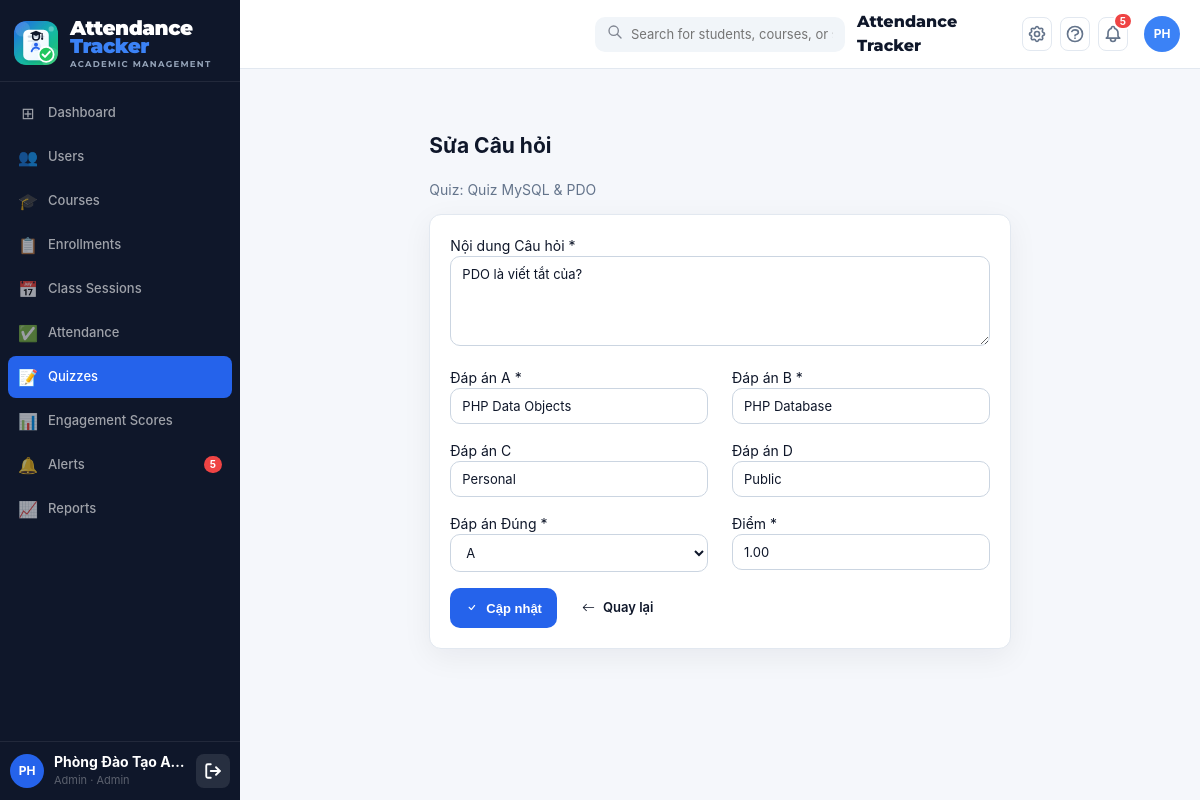
The page /public/teacher/quiz/questions_form.php?quiz_id=6&id=14 (signed in) on the database its author committed.
### tables this page shows
CREATE TABLE IF NOT EXISTS `quiz_sessions` (
    `id`                 INT UNSIGNED NOT NULL AUTO_INCREMENT,
    `session_id`         INT UNSIGNED NOT NULL,
    `title`              VARCHAR(200) NOT NULL,
    `description`        TEXT         DEFAULT NULL,
    `time_limit_minutes` INT          DEFAULT NULL COMMENT 'NULL = không giới hạn',
    `status`             ENUM('draft','open','closed') NOT NULL DEFAULT 'draft',
    `allow_retake`       TINYINT(1)   NOT NULL DEFAULT 0,
    `created_at`         DATETIME     NOT NULL DEFAULT CURRENT_TIMESTAMP,
    `updated_at`         DATETIME     NOT NULL DEFAULT CURRENT_TIMESTAMP ON UPDATE CURRENT_TIMESTAMP,
    PRIMARY KEY (`id`),
    INDEX `idx_qs_session` (`session_id`),
    INDEX `idx_qs_status`  (`status`),
    CONSTRAINT `fk_qs_session` FOREIGN KEY (`session_id`) REFERENCES `class_sessions`(`id`) ON DELETE CASCADE
);

CREATE TABLE IF NOT EXISTS `quiz_questions` (
    `id`             INT UNSIGNED NOT NULL AUTO_INCREMENT,
    `quiz_id`        INT UNSIGNED NOT NULL,
    `question_text`  TEXT NOT NULL,
    `option_a`       VARCHAR(255) NOT NULL,
    `option_b`       VARCHAR(255) NOT NULL,
    `option_c`       VARCHAR(255) DEFAULT NULL,
    `option_d`       VARCHAR(255) DEFAULT NULL,
    `correct_option` ENUM('A','B','C','D') NOT NULL DEFAULT 'A',
    `points`         DECIMAL(4,2) NOT NULL DEFAULT 1.00,
    `order_num`      INT NOT NULL DEFAULT 1,
    `created_at`     DATETIME NOT NULL DEFAULT CURRENT_TIMESTAMP,
    PRIMARY KEY (`id`),
    INDEX `idx_qq_quiz` (`quiz_id`),
    INDEX `idx_qq_order` (`order_num`),
    CONSTRAINT `fk_qq_quiz` FOREIGN KEY (`quiz_id`) REFERENCES `quiz_sessions`(`id`) ON DELETE CASCADE
);

### controllers/QuizController.php (called while the page is built, shortened)
<?php
require_once APP_ROOT . '/config/Database.php';
require_once APP_ROOT . '/models/QuizSessionModel.php';
require_once APP_ROOT . '/models/QuizQuestionModel.php';
class QuizController
{
    private QuizSessionModel $quizSessionModel;
    private QuizQuestionModel $quizQuestionModel;
    public function __construct()
    {
        $this->quizSessionModel = new QuizSessionModel();
        $this->quizQuestionModel = new QuizQuestionModel();
    }
    public function questionsForm(): void
    {
        $question = null;
        $quizId = (int) ($_GET['quiz_id'] ?? $_POST['quiz_id'] ?? 0);
        $questionId = (int) ($_GET['id'] ?? $_POST['id'] ?? 0);
        $quiz = $this->quizSessionModel->getByIdWithSession($quizId);
        if ($questionId) {
            $question = $this->quizQuestionModel->getById($questionId);
        }
        require_once APP_ROOT . '/views/teacher/quiz/questions_form.php';
    }
}

### public/teacher/quiz/questions_form.php (called while the page is built, shortened)
<?php
require_once APP_ROOT . '/controllers/QuizController.php';
$controller = new QuizController();
$controller->questionsForm();

### config/database.php (called while the page is built, shortened)
<?php
class Database
{
    private static ?Database $instance = null;
    private PDO $pdo;
    private function __construct()
    {
        $dsn = sprintf(
            'mysql:host=%s;port=%s;dbname=%s;charset=%s',
            DB_HOST, DB_PORT, DB_NAME, DB_CHARSET
        );
        $options = [
            PDO::ATTR_ERRMODE            => PDO::ERRMODE_EXCEPTION,
            PDO::ATTR_DEFAULT_FETCH_MODE => PDO::FETCH_ASSOC,
            PDO::ATTR_EMULATE_PREPARES   => false,
        ];
        try {
            $this->pdo = new PDO($dsn, DB_USER, DB_PASS, $options);
        } catch (PDOException $e) {
            if (APP_ENV === 'development') {
                die('<h3 style="color:red">Database Error: ' . $e->getMessage() . '</h3>');
            } else {
                die('<h3>Lỗi hệ thống. Vui lòng thử lại sau.</h3>');
            }
        }
    }
    public static function getInstance(): Database
    {
        if (self::$instance === null) {
            self::$instance = new self();
        }
        return self::$instance;
    }
    public function getConnection(): PDO
    {
        return $this->pdo;
    }
}

### models/QuizSessionModel.php (called while the page is built, shortened)
<?php
require_once APP_ROOT . '/config/Database.php';
class QuizSessionModel
{
    private PDO $db;
    public function __construct()
    {
        $this->db = Database::getInstance()->getConnection();
    }
    public function getByIdWithSession(int $id): ?array
    {
        $stmt = $this->db->prepare(
            'SELECT
                qs.id, qs.session_id, qs.title, qs.description, qs.time_limit_minutes,
                qs.status, qs.allow_retake, qs.created_at, qs.updated_at,
                cs.session_date, cs.start_time, cs.end_time,
                c.course_name, c.course_code
             FROM quiz_sessions qs
             JOIN class_sessions cs ON qs.session_id = cs.id
             JOIN courses c ON cs.course_id = c.id
             WHERE qs.id = ? LIMIT 1'
        );
        $stmt->execute([$id]);
        $result = $stmt->fetch();
        return $result ?: null;
    }
}

### models/QuizQuestionModel.php (called while the page is built, shortened)
<?php
require_once APP_ROOT . '/config/Database.php';
class QuizQuestionModel
{
    private PDO $db;
    public function __construct()
    {
        $this->db = Database::getInstance()->getConnection();
    }
    public function getById(int $id): ?array
    {
        $stmt = $this->db->prepare(
            'SELECT id, quiz_id, question_text, option_a, option_b, option_c, option_d, correct_option, points, order_num, created_at
             FROM quiz_questions WHERE id = ? LIMIT 1'
        );
        $stmt->execute([$id]);
        $result = $stmt->fetch();
        return $result ?: null;
    }
}

### views/teacher/quiz/questions_form.php (the view, shortened to what this page needs)
<?php
require_once APP_ROOT . '/views/layouts/header.php';
?>
<div class="container mt-4">
    <div class="row justify-content-center">
        <div class="col-md-8">
            <h2><?php echo $questionId ? 'Sửa Câu hỏi' : 'Thêm Câu hỏi Mới'; ?></h2>
            <p class="text-muted">Quiz: <?php echo htmlspecialchars($quiz['title']); ?></p>
            <div class="card">
                <div class="card-body">
                    <form method="POST">
                        <div class="mb-3">
                            <label for="question_text" class="form-label">Nội dung Câu hỏi *</label>
                            <textarea name="question_text" id="question_text" class="form-control" rows="3" required><?php echo htmlspecialchars($question['question_text'] ?? ''); ?></textarea>
                        </div>
                        <div class="row">
                            <div class="col-md-6 mb-3">
                                <label for="option_a" class="form-label">Đáp án A *</label>
                                <input type="text" name="option_a" id="option_a" class="form-control"
                                       value="<?php echo htmlspecialchars($question['option_a'] ?? ''); ?>" required>
                            </div>
                            <div class="col-md-6 mb-3">
                                <label for="option_b" class="form-label">Đáp án B *</label>
                                <input type="text" name="option_b" id="option_b" class="form-control"
                                       value="<?php echo htmlspecialchars($question['option_b'] ?? ''); ?>" required>
                            </div>
                        </div>
                        <div class="row">
                            <div class="col-md-6 mb-3">
                                <label for="option_c" class="form-label">Đáp án C</label>
                                <input type="text" name="option_c" id="option_c" class="form-control"
                                       value="<?php echo htmlspecialchars($question['option_c'] ?? ''); ?>">
                            </div>
                            <div class="col-md-6 mb-3">
                                <label for="option_d" class="form-label">Đáp án D</label>
                                <input type="text" name="option_d" id="option_d" class="form-control"
                                       value="<?php echo htmlspecialchars($question['option_d'] ?? ''); ?>">
                            </div>
                        </div>
                        <div class="row">
                            <div class="col-md-6 mb-3">
                                <label for="correct_option" class="form-label">Đáp án Đúng *</label>
                                <select name="correct_option" id="correct_option" class="form-select" required>
                                    <option value="A" <?php echo ($question && $question['correct_option'] === 'A') ? 'selected' : ''; ?>>A</option>
                                </select>
                            </div>
                            <div class="col-md-6 mb-3">
                                <label for="points" class="form-label">Điểm *</label>
                                <input type="number" name="points" id="points" class="form-control"
                                       value="<?php echo htmlspecialchars($question['points'] ?? '1.00'); ?>"
                                       step="0.01" min="0.01" required>
                            </div>
                        </div>
                        <div class="d-flex gap-2">
                            <button type="submit" class="btn btn-primary">
                                <i class="bi bi-check"></i> <?php echo $questionId ? 'Cập nhật' : 'Thêm'; ?>
                            </button>
                            <a href="<?php echo APP_URL; ?>/teacher/quiz/questions_list.php?quiz_id=<?php echo $quiz['id']; ?>" class="btn btn-secondary">
                                <i class="bi bi-arrow-left"></i> Quay lại
                            </a>
                        </div>
                    </form>
                </div>
            </div>
        </div>
    </div>
</div>
<?php require_once APP_ROOT . '/views/layouts/footer.php'; ?>

### public/assets/css/style.css (style rules this page uses)
:root { --primary: #2563eb; --primary-dark: #1d4ed8; --primary-soft: #eff6ff; --sidebar-bg: #0f172a; --text: #0f172a; --text-muted: #64748b; --line: #e2e8f0; --bg: #f5f7fb; --card: #ffffff; --success: #10b981; --warning: #f59e0b; --danger: #ef4444; --radius: 12px; --shadow: 0 8px 30px rgba(15, 23, 42, 0.06); }
*, *::before, *::after { box-sizing: border-box; }
body { margin: 0; font-family: "Inter", "Segoe UI", system-ui, sans-serif; background: var(--bg); color: var(--text); font-size: 14px; line-height: 1.5; }
a { color: inherit; }
.card { background: var(--card); border: 1px solid var(--line); border-radius: var(--radius); box-shadow: var(--shadow); }
.card-body { padding: 20px; }
.btn { display: inline-flex; align-items: center; justify-content: center; gap: 8px; border-radius: 10px; border: 1px solid transparent; padding: 9px 14px; cursor: pointer; text-decoration: none; font-weight: 600; font-size: 13px; transition: all 0.18s ease; }
.container { width: 100%; max-width: 1140px; margin: 0 auto; padding: 0 18px; }
.row { display: flex; flex-wrap: wrap; margin: 0 -12px; }
.col-12, .col-md-4, .col-md-6, .col-md-8 { padding: 0 12px; }
.col-md-6 { width: 50%; }
.col-md-8 { width: 66.6666%; }
.d-flex { display: flex; }
.justify-content-center { justify-content: center; }
.gap-2 { gap: 10px; }
.mb-3 { margin-bottom: 16px; }
.mt-4 { margin-top: 24px; }
.text-muted { color: var(--text-muted); }
.form-select, .form-control { width: 100%; border: 1px solid #cbd5e1; border-radius: 10px; padding: 9px 11px; font-size: 13px; background: #fff; transition: border-color 0.18s ease, box-shadow 0.18s ease; }
.btn-primary { background: var(--primary); color: #fff; }
input[type="text"], input[type="email"], input[type="password"], input[type="date"], input[type="time"], input[type="number"], select, textarea { width: 100%; border: 1px solid #cbd5e1; border-radius: 10px; padding: 9px 11px; outline: none; font-size: 13px; font-family: inherit; color: #0f172a; background: #fff; transition: border-color 0.18s ease, box-shadow 0.18s ease; }
textarea { min-height: 90px; resize: vertical; }

### rows shown on the page
quiz_sessions: title "Quiz MySQL & PDO"
quiz_questions: question_text "PDO là viết tắt của?", option_a "PHP Data Objects", option_b "PHP Database", option_c "Personal", option_d "Public", correct_option "A", points "1.00"

### other values the page prints
$item['icon'] "⊞"
$item['label'] "Dashboard"
$item['icon'] "👥"
$item['label'] "Users"
$item['icon'] "🎓"
$item['label'] "Courses"
$item['icon'] "📋"
$item['label'] "Enrollments"
$item['icon'] "📅"
$item['label'] "Class Sessions"
$item['icon'] "✅"
$item['label'] "Attendance"
$item['icon'] "📝"
$item['label'] "Quizzes"
$item['icon'] "📊"
